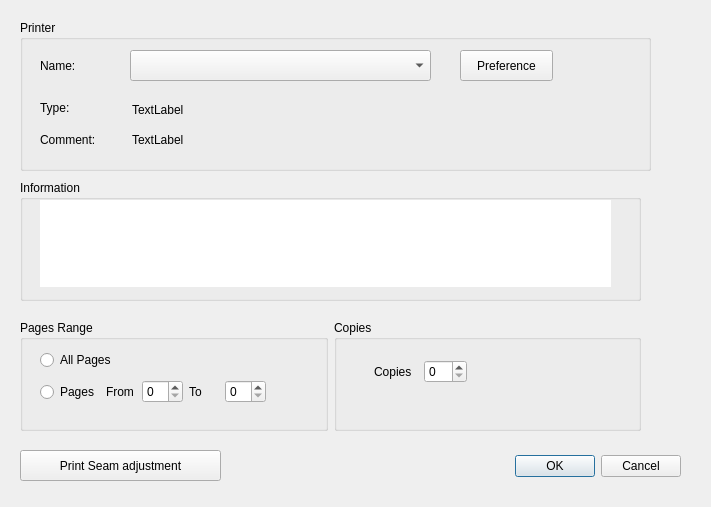
<?xml version="1.0" encoding="UTF-8"?>
<ui version="4.0">
 <class>PrinterConfigDlg</class>
 <widget class="QDialog" name="PrinterConfigDlg">
  <property name="windowModality">
   <enum>Qt::ApplicationModal</enum>
  </property>
  <property name="geometry">
   <rect>
    <x>0</x>
    <y>0</y>
    <width>711</width>
    <height>507</height>
   </rect>
  </property>
  <property name="windowTitle">
   <string>Print</string>
  </property>
  <property name="locale">
   <locale language="English" country="UnitedStates"/>
  </property>
  <widget class="QDialogButtonBox" name="buttonBox">
   <property name="geometry">
    <rect>
     <x>350</x>
     <y>450</y>
     <width>331</width>
     <height>32</height>
    </rect>
   </property>
   <property name="locale">
    <locale language="English" country="UnitedStates"/>
   </property>
   <property name="orientation">
    <enum>Qt::Horizontal</enum>
   </property>
   <property name="standardButtons">
    <set>QDialogButtonBox::Cancel|QDialogButtonBox::Ok</set>
   </property>
  </widget>
  <widget class="QComboBox" name="PrinterList">
   <property name="geometry">
    <rect>
     <x>130</x>
     <y>50</y>
     <width>301</width>
     <height>31</height>
    </rect>
   </property>
  </widget>
  <widget class="QLabel" name="label">
   <property name="geometry">
    <rect>
     <x>40</x>
     <y>50</y>
     <width>53</width>
     <height>31</height>
    </rect>
   </property>
   <property name="text">
    <string>Name:</string>
   </property>
  </widget>
  <widget class="QLabel" name="label_2">
   <property name="geometry">
    <rect>
     <x>40</x>
     <y>100</y>
     <width>53</width>
     <height>16</height>
    </rect>
   </property>
   <property name="text">
    <string>Type:</string>
   </property>
  </widget>
  <widget class="QLabel" name="label_3">
   <property name="geometry">
    <rect>
     <x>40</x>
     <y>130</y>
     <width>61</width>
     <height>20</height>
    </rect>
   </property>
   <property name="text">
    <string>Comment:</string>
   </property>
  </widget>
  <widget class="QLabel" name="label_Comment">
   <property name="geometry">
    <rect>
     <x>132</x>
     <y>130</y>
     <width>421</width>
     <height>20</height>
    </rect>
   </property>
   <property name="text">
    <string>TextLabel</string>
   </property>
  </widget>
  <widget class="QGroupBox" name="groupBox_2">
   <property name="geometry">
    <rect>
     <x>20</x>
     <y>180</y>
     <width>621</width>
     <height>121</height>
    </rect>
   </property>
   <property name="title">
    <string>Information</string>
   </property>
   <widget class="QTextEdit" name="textEditInformation">
    <property name="geometry">
     <rect>
      <x>20</x>
      <y>20</y>
      <width>571</width>
      <height>87</height>
     </rect>
    </property>
    <property name="frameShape">
     <enum>QFrame::NoFrame</enum>
    </property>
    <property name="frameShadow">
     <enum>QFrame::Plain</enum>
    </property>
    <property name="readOnly">
     <bool>true</bool>
    </property>
   </widget>
  </widget>
  <widget class="QGroupBox" name="groupBox">
   <property name="geometry">
    <rect>
     <x>20</x>
     <y>20</y>
     <width>631</width>
     <height>151</height>
    </rect>
   </property>
   <property name="title">
    <string>Printer</string>
   </property>
   <widget class="QPushButton" name="btn_Printer_Preference">
    <property name="geometry">
     <rect>
      <x>440</x>
      <y>30</y>
      <width>93</width>
      <height>31</height>
     </rect>
    </property>
    <property name="text">
     <string>Preference</string>
    </property>
   </widget>
  </widget>
  <widget class="QWidget" name="layoutWidget">
   <property name="geometry">
    <rect>
     <x>20</x>
     <y>320</y>
     <width>621</width>
     <height>111</height>
    </rect>
   </property>
   <layout class="QGridLayout" name="gridLayout">
    <item row="0" column="0">
     <widget class="QGroupBox" name="groupBox_3">
      <property name="title">
       <string>Pages Range</string>
      </property>
      <widget class="QRadioButton" name="rbAllPages">
       <property name="geometry">
        <rect>
         <x>20</x>
         <y>30</y>
         <width>95</width>
         <height>20</height>
        </rect>
       </property>
       <property name="text">
        <string>All Pages</string>
       </property>
       <attribute name="buttonGroup">
        <string>pageRangeOption</string>
       </attribute>
      </widget>
      <widget class="QWidget" name="layoutWidget">
       <property name="geometry">
        <rect>
         <x>20</x>
         <y>60</y>
         <width>226</width>
         <height>24</height>
        </rect>
       </property>
       <layout class="QHBoxLayout" name="horizontalLayout">
        <item>
         <widget class="QRadioButton" name="rbSelecPages">
          <property name="text">
           <string>Pages</string>
          </property>
          <attribute name="buttonGroup">
           <string>pageRangeOption</string>
          </attribute>
         </widget>
        </item>
        <item>
         <widget class="QLabel" name="label_4">
          <property name="text">
           <string>From</string>
          </property>
         </widget>
        </item>
        <item>
         <widget class="QSpinBox" name="spinBoxBeginPage"/>
        </item>
        <item>
         <widget class="QLabel" name="label_5">
          <property name="text">
           <string>To</string>
          </property>
         </widget>
        </item>
        <item>
         <widget class="QSpinBox" name="spinBoxToPage"/>
        </item>
       </layout>
      </widget>
     </widget>
    </item>
    <item row="0" column="1">
     <widget class="QGroupBox" name="groupBox_4">
      <property name="title">
       <string>Copies</string>
      </property>
      <widget class="QWidget" name="layoutWidget">
       <property name="geometry">
        <rect>
         <x>40</x>
         <y>40</y>
         <width>93</width>
         <height>24</height>
        </rect>
       </property>
       <layout class="QHBoxLayout" name="horizontalLayout_2">
        <item>
         <widget class="QLabel" name="label_6">
          <property name="text">
           <string>Copies</string>
          </property>
         </widget>
        </item>
        <item>
         <widget class="QSpinBox" name="spinBoxCopies"/>
        </item>
       </layout>
      </widget>
     </widget>
    </item>
   </layout>
  </widget>
  <widget class="QWidget" name="layoutWidget">
   <property name="geometry">
    <rect>
     <x>0</x>
     <y>0</y>
     <width>2</width>
     <height>2</height>
    </rect>
   </property>
   <layout class="QHBoxLayout" name="horizontalLayout_4"/>
  </widget>
  <widget class="QLabel" name="label_PrintType">
   <property name="geometry">
    <rect>
     <x>132</x>
     <y>100</y>
     <width>421</width>
     <height>20</height>
    </rect>
   </property>
   <property name="text">
    <string>TextLabel</string>
   </property>
  </widget>
  <widget class="QPushButton" name="btnAdjustSeam">
   <property name="geometry">
    <rect>
     <x>20</x>
     <y>450</y>
     <width>201</width>
     <height>31</height>
    </rect>
   </property>
   <property name="text">
    <string>Print Seam adjustment</string>
   </property>
  </widget>
  <zorder>groupBox</zorder>
  <zorder>buttonBox</zorder>
  <zorder>label</zorder>
  <zorder>label_2</zorder>
  <zorder>label_3</zorder>
  <zorder>label_Comment</zorder>
  <zorder>groupBox_2</zorder>
  <zorder>layoutWidget</zorder>
  <zorder>layoutWidget</zorder>
  <zorder>label_PrintType</zorder>
  <zorder>btnAdjustSeam</zorder>
  <zorder>PrinterList</zorder>
 </widget>
 <tabstops>
  <tabstop>PrinterList</tabstop>
  <tabstop>btn_Printer_Preference</tabstop>
  <tabstop>textEditInformation</tabstop>
  <tabstop>rbAllPages</tabstop>
  <tabstop>rbSelecPages</tabstop>
  <tabstop>spinBoxBeginPage</tabstop>
  <tabstop>spinBoxToPage</tabstop>
  <tabstop>spinBoxCopies</tabstop>
  <tabstop>btnAdjustSeam</tabstop>
  <tabstop>buttonBox</tabstop>
 </tabstops>
 <resources/>
 <connections>
  <connection>
   <sender>buttonBox</sender>
   <signal>accepted()</signal>
   <receiver>PrinterConfigDlg</receiver>
   <slot>accept()</slot>
   <hints>
    <hint type="sourcelabel">
     <x>248</x>
     <y>254</y>
    </hint>
    <hint type="destinationlabel">
     <x>157</x>
     <y>274</y>
    </hint>
   </hints>
  </connection>
  <connection>
   <sender>buttonBox</sender>
   <signal>rejected()</signal>
   <receiver>PrinterConfigDlg</receiver>
   <slot>reject()</slot>
   <hints>
    <hint type="sourcelabel">
     <x>316</x>
     <y>260</y>
    </hint>
    <hint type="destinationlabel">
     <x>286</x>
     <y>274</y>
    </hint>
   </hints>
  </connection>
 </connections>
 <buttongroups>
  <buttongroup name="pageRangeOption"/>
 </buttongroups>
</ui>
